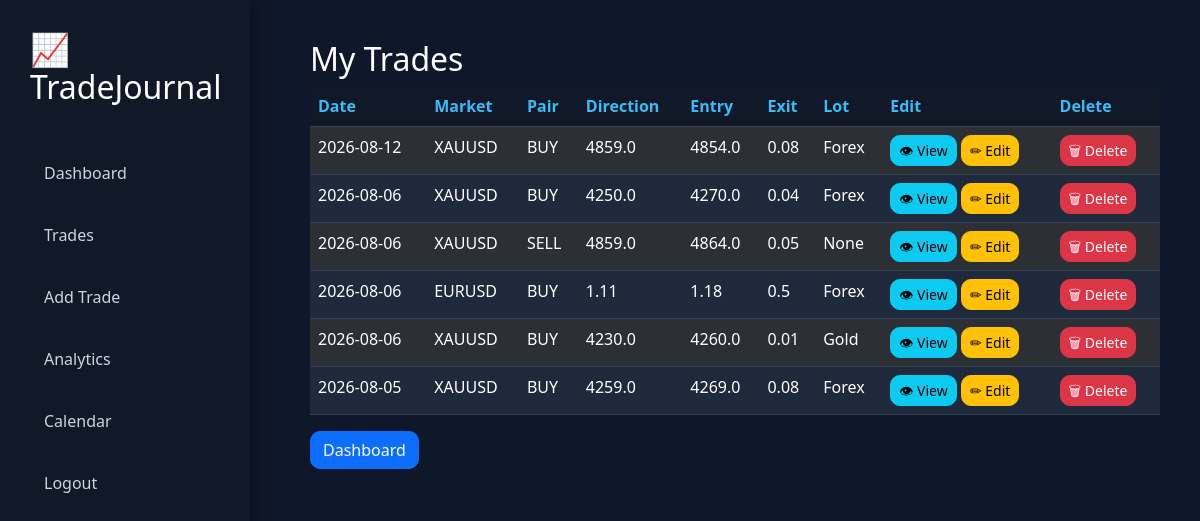
Page /trades (signed in) on the earlier database version.
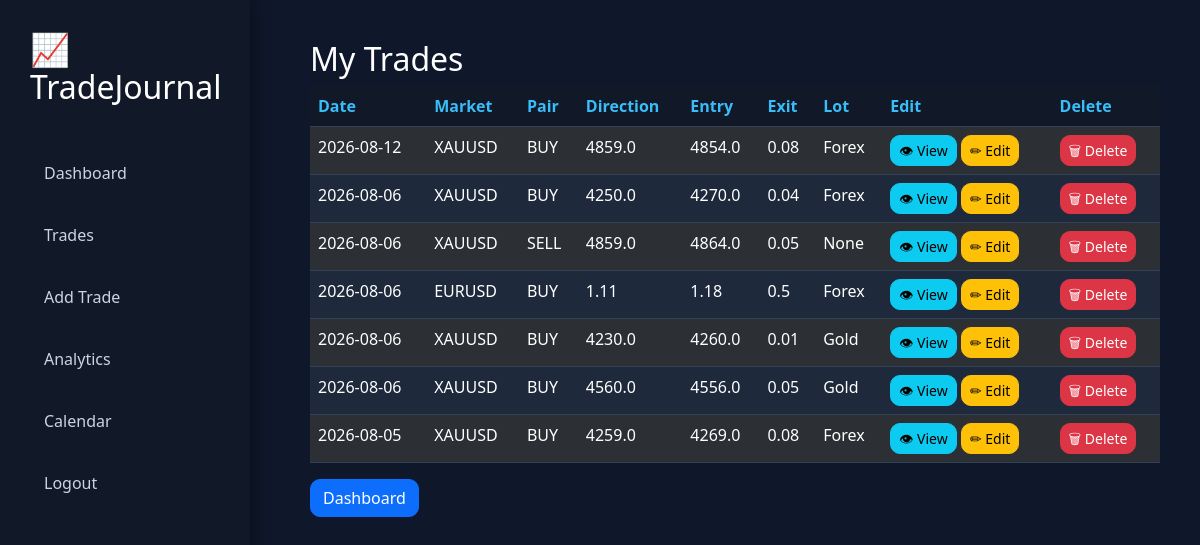
Same page on the later database version.
### models/trade.py (models this page shows)
class Trade(db.Model):
    __tablename__ = "trades"
    id = db.Column(db.Integer, primary_key=True)
    date = db.Column(db.String(20), nullable=False)
    symbol = db.Column(db.String(20), nullable=False)
    direction = db.Column(db.String(10), nullable=False)
    entry = db.Column(db.Float, nullable=False)
    exit = db.Column(db.Float, nullable=False)
    lot = db.Column(db.Float, nullable=False)
    market = db.Column(db.String(20), default="Forex")
    profit_loss = db.Column(db.Float, default=0)
    commission = db.Column(db.Float, default=0)
    risk = db.Column(db.Float, default=0)
    strategy = db.Column(db.String(50), default="")
    session = db.Column(db.String(30), default="")
    emotion = db.Column(db.String(50), default="")
    mistake = db.Column(db.String(100), default="")
    notes = db.Column(db.Text)
    before_image = db.Column(db.String(255))
    after_image = db.Column(db.String(255))
    user_id = db.Column(db.Integer, db.ForeignKey("users.id"))

### routes/trades.py (the view)
@trades_bp.route("/trades")
@login_required
def trade_list():
    trades = (
        Trade.query
        .filter_by(user_id=current_user.id)
        .order_by(Trade.date.desc())
        .all()
    )
    return render_template(
        "trades.html",
        trades=trades
    )

### app.py (called while the page is built)
@login_manager.user_loader
def load_user(user_id):
    return User.query.get(int(user_id))

### templates/trades.html
{% extends "base.html" %}
{% block content %}
<h2>My Trades</h2>
<table class="table table-dark table-striped">
<thead>
<tr>
<th>Date</th>
<th>Market</th>
<th>Pair</th>
<th>Direction</th>
<th>Entry</th>
<th>Exit</th>
<th>Lot</th>
<th>Edit</th>
<th>Delete</th>
</tr>
</thead>
<tbody>
{% for trade in trades %}
<tr>
<td>{{trade.date}}</td>
<td>{{trade.symbol}}</td>
<td>{{trade.direction}}</td>
<td>{{trade.entry}}</td>
<td>{{trade.exit}}</td>
<td>{{trade.lot}}</td>
<td>{{ trade.market }}</td>
<td>
<a href="/trade/{{ trade.id }}" class="btn btn-info btn-sm">
    👁 View
</a>
<a
href="/edit_trade/{{trade.id}}"
class="btn btn-warning btn-sm">
✏ Edit
</a>
</td>
<td>
<a
href="/delete_trade/{{trade.id}}"
class="btn btn-danger btn-sm"
onclick="return confirm('Delete this trade?')">
🗑 Delete
</a>
</td>
</tr>
{% endfor %}
</tbody>
</table>
<a href="/dashboard" class="btn btn-primary">
Dashboard
</a>
{% endblock %}

### templates/base.html (shortened to what this page needs)
<!DOCTYPE html>
<html lang="en">
<head>
    <link
        href="https://cdn.jsdelivr.net/npm/bootstrap@5.3.3/dist/css/bootstrap.min.css"
        rel="stylesheet">
    <link
        rel="stylesheet"
        href="{{ url_for('static', filename='css/style.css') }}">
</head>
<body>
<div class="sidebar">
    <h2 class="logo">
        📈 TradeJournal
    </h2>
    <a href="/dashboard">
        Dashboard
    </a>
    <a href="/trades">
        Trades
    </a>
    <a href="/add_trade">
        Add Trade
    </a>
    <a href="#">
        Analytics
    </a>
    <a href="#">
        Calendar
    </a>
    <a href="/logout">
        Logout
    </a>
</div>
<div class="main-content">
{% block content %}
{% endblock %}
</div>
</body>
</html>

### static/css/style.css (style rules this page uses)
* { margin:0; padding:0; box-sizing:border-box; }
body { background:#0f172a; color:white; font-family:Segoe UI,Tahoma,Geneva,Verdana,sans-serif; }
.sidebar { position:fixed; left:0; top:0; width:250px; height:100vh; background:#111827; padding:30px; box-shadow:5px 0 15px rgba(0,0,0,.3); }
.logo { color:white; margin-bottom:40px; }
.sidebar a { display:block; color:#CBD5E1; text-decoration:none; padding:14px; margin-bottom:10px; border-radius:10px; transition:.3s; }
.main-content { margin-left:270px; padding:40px; }
.btn { border-radius:10px; }
.table { color:white; }
.table th { color:#38BDF8; }
.table td { color:white; }
.table { background:#1E293B; color:white; }
.table thead th { background:#111827; color:#38BDF8; border-color:#334155; }
.table td { background:#1E293B; color:white; border-color:#334155; }

Differences in the rows shown:
added Trade: date "2026-08-06", symbol "XAUUSD", direction "BUY", entry "4560.0", exit "4556.0", lot "0.05", market "Gold"
